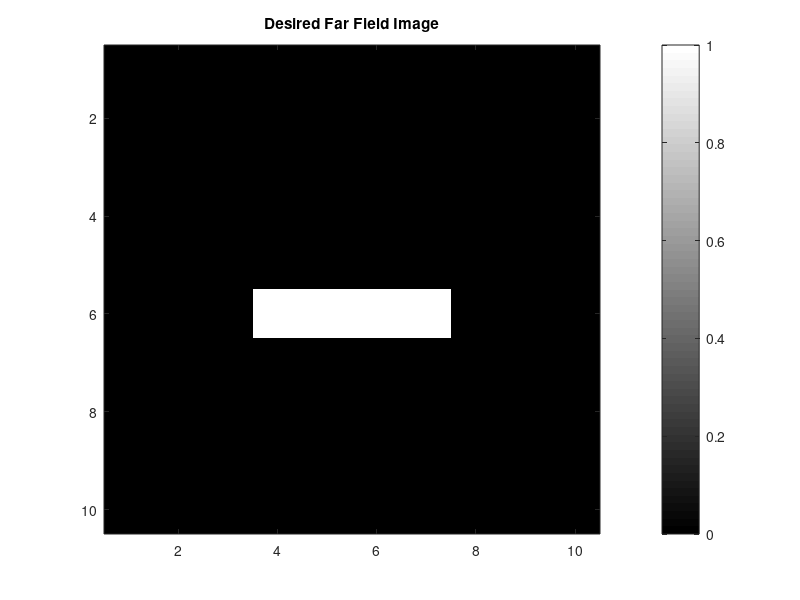
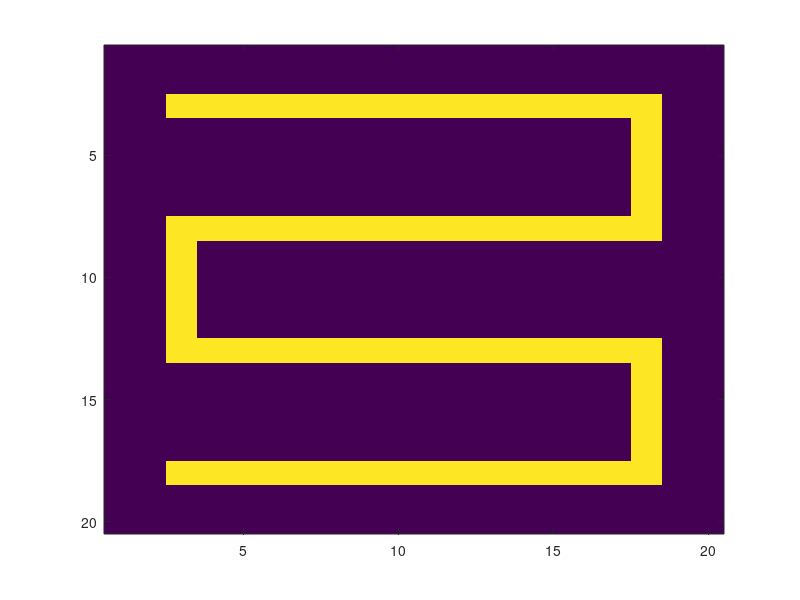

MATLAB code to generate these figures, in order:

vertical_bar12by12 = [0	0	0	0	0	0	0	0	0	0	0	0
0	0	0	0	0	0	0	0	0	0	0	0
0	0	0	0	0	0	0	0	0	0	0	0
0	0	0	0	0	0	0	0	0	0	0	0
0	0	0	0	0	0	1	0	0	0	0	0
0	0	0	0	0	0	1	0	0	0	0	0
0	0	0	0	0	0	1	0	0	0	0	0
0	0	0	0	0	0	1	0	0	0	0	0
0	0	0	0	0	0	0	0	0	0	0	0
0	0	0	0	0	0	0	0	0	0	0	0
0	0	0	0	0	0	0	0	0	0	0	0
0	0	0	0	0	0	0	0	0	0	0	0
];

vertical_bar10by10 = [0	0	0	0	0	0	0	0	0	0
0	0	0	0	0	0	0	0	0	0
0	0	0	0	0	0	0	0	0	0
0	0	0	0	1	0	0	0	0	0
0	0	0	0	1	0	0	0	0	0
0	0	0	0	1	0	0	0	0	0
0	0	0	0	1	0	0	0	0	0
0	0	0	0	0	0	0	0	0	0
0	0	0	0	0	0	0	0	0	0
0	0	0	0	0	0	0	0	0	0
];

vertical_bar8by8 = [0	0	0	0	0	0	0	0
0	0	0	1	0	0	0	0
0	0	0	1	0	0	0	0
0	0	0	1	0	0	0	0
0	0	0	1	0	0	0	0
0	0	0	1	0	0	0	0
0	0	0	1	0	0	0	0
0	0	0	0	0	0	0	0

];

circle1 = [1	1	0	0	0	0	0	0	0	0
1	1	1	1	1	1	1	1	1	0
1	1	0	0	0	0	0	0	1	0
0	1	0	0	0	0	0	0	1	0
0	1	0	0	0	0	0	0	1	0
0	1	0	0	0	0	0	0	1	0
0	1	0	0	0	0	0	0	1	0
0	1	0	0	0	0	0	0	1	0
0	1	1	1	1	1	1	1	1	0
0	0	0	0	0	0	0	0	0	0
];

horizontal_bar10by10 = [0	0	0	0	0	0	0	0	0	0
0	0	0	0	0	0	0	0	0	0
0	0	0	0	0	0	0	0	0	0
0	0	0	0	0	0	0	0	0	0
0	0	0	0	0	0	0	0	0	0
0	0	0	1	1	1	1	0	0	0
0	0	0	0	0	0	0	0	0	0
0	0	0	0	0	0	0	0	0	0
0	0	0	0	0	0	0	0	0	0
0	0	0	0	0	0	0	0	0	0
];

figure;
imagesc(horizontal_bar10by10, [0, 1]);
set(gcf, 'Position', [00, 00, 350, 300])
set(gca, 'FontSize', 10)% Font Size
colormap gray
colorbar
title('Desired Far Field Image');

imwrite(horizontal_bar10by10, 'horizontal_bar_10by10.png');

IntensityNear = ones(8, 8);
save('bar_8by8_raw.mat','IntensityNear');



%% FarField


% clear all

N = 20;


IntensityNear = [1	1	1	1	1	1	1	1	1	1
1	0	0	0	0	0	0	0	0	1
1	0	0	0	0	0	0	0	0	1
1	0	0	0	0	0	0	0	0	1
1	0	0	0	0	0	0	0	0	1
1	0	0	0	0	0	0	0	0	1
1	0	0	0	0	0	0	0	0	1
1	0	0	0	0	0	0	0	0	1
1	0	0	0	0	0	0	0	0	1
1	1	1	1	1	1	1	1	1	1
];

IntensityNear = [1	1	1	1	1	1	1	1	1	1	1	1	1	1	1	1	1	1	1	1
1	0	0	0	0	0	0	0	0	0	0	0	0	0	0	0	0	0	0	1
1	0	0	0	0	0	0	0	0	0	0	0	0	0	0	0	0	0	0	1
1	0	0	0	0	0	0	0	0	0	0	0	0	0	0	0	0	0	0	1
1	0	0	0	0	0	0	0	0	0	0	0	0	0	0	0	0	0	0	1
1	0	0	0	0	0	0	0	0	0	0	0	0	0	0	0	0	0	0	1
1	0	0	0	0	0	0	0	0	0	0	0	0	0	0	0	0	0	0	1
1	0	0	0	0	0	0	0	0	0	0	0	0	0	0	0	0	0	0	1
1	0	0	0	0	0	0	0	0	0	0	0	0	0	0	0	0	0	0	1
1	0	0	0	0	0	0	0	0	0	0	0	0	0	0	0	0	0	0	1
1	0	0	0	0	0	0	0	0	0	0	0	0	0	0	0	0	0	0	1
1	0	0	0	0	0	0	0	0	0	0	0	0	0	0	0	0	0	0	1
1	0	0	0	0	0	0	0	0	0	0	0	0	0	0	0	0	0	0	1
1	0	0	0	0	0	0	0	0	0	0	0	0	0	0	0	0	0	0	1
1	0	0	0	0	0	0	0	0	0	0	0	0	0	0	0	0	0	0	1
1	0	0	0	0	0	0	0	0	0	0	0	0	0	0	0	0	0	0	1
1	0	0	0	0	0	0	0	0	0	0	0	0	0	0	0	0	0	0	1
1	0	0	0	0	0	0	0	0	0	0	0	0	0	0	0	0	0	0	1
1	0	0	0	0	0	0	0	0	0	0	0	0	0	0	0	0	0	0	1
1	1	1	1	1	1	1	1	1	1	1	1	1	1	1	1	1	1	1	1
];

IntensityNear = [0	0	0	0	0	0	0	0	0	0	0	0	0	0	0	0	0	0	0	0
0	0	0	0	0	0	0	0	0	0	0	0	0	0	0	0	0	0	0	0
0	0	1	1	1	1	1	1	1	1	1	1	1	1	1	1	1	1	0	0
0	0	0	0	0	0	0	0	0	0	0	0	0	0	0	0	0	1	0	0
0	0	0	0	0	0	0	0	0	0	0	0	0	0	0	0	0	1	0	0
0	0	0	0	0	0	0	0	0	0	0	0	0	0	0	0	0	1	0	0
0	0	0	0	0	0	0	0	0	0	0	0	0	0	0	0	0	1	0	0
0	0	1	1	1	1	1	1	1	1	1	1	1	1	1	1	1	1	0	0
0	0	1	0	0	0	0	0	0	0	0	0	0	0	0	0	0	0	0	0
0	0	1	0	0	0	0	0	0	0	0	0	0	0	0	0	0	0	0	0
0	0	1	0	0	0	0	0	0	0	0	0	0	0	0	0	0	0	0	0
0	0	1	0	0	0	0	0	0	0	0	0	0	0	0	0	0	0	0	0
0	0	1	1	1	1	1	1	1	1	1	1	1	1	1	1	1	1	0	0
0	0	0	0	0	0	0	0	0	0	0	0	0	0	0	0	0	1	0	0
0	0	0	0	0	0	0	0	0	0	0	0	0	0	0	0	0	1	0	0
0	0	0	0	0	0	0	0	0	0	0	0	0	0	0	0	0	1	0	0
0	0	0	0	0	0	0	0	0	0	0	0	0	0	0	0	0	1	0	0
0	0	1	1	1	1	1	1	1	1	1	1	1	1	1	1	1	1	0	0
0	0	0	0	0	0	0	0	0	0	0	0	0	0	0	0	0	0	0	0
0	0	0	0	0	0	0	0	0	0	0	0	0	0	0	0	0	0	0	0
];


save('imageNear_grids.mat', 'IntensityNear');

figure
imagesc(IntensityNear);

IntensityNear(N, N) = 0;
IntensityNear(1:2:N - 1, :) = 1;
IntensityNear(:, 1:2:N - 1) = 1;
save('imageNear_meshgrid.mat', 'IntensityNear');

IntensityNear = ones(N, N);
save('imageNear_uniform.mat', 'IntensityNear');

%% A letter map
A = [0 0 0 0 0 0 0 0 0 0 0 0 0 0 0 0 0 0 0 0
    0 0 0 0 0 0 0 0 0 0 0 0 0 0 0 0 0 0 0 0
    0 0 0 0 0 0 0 0 0 0 0 0 0 0 0 0 0 0 0 0
    0 0 0 0 0 0 0 0 0 0 0 0 0 0 0 0 0 0 0 0
    0 0 0 0 0 0 0 0 1 1 1 1 0 0 0 0 0 0 0 0
    0 0 0 0 0 0 0 1 0 0 0 0 1 0 0 0 0 0 0 0
    0 0 0 0 0 0 1 0 0 0 0 0 0 1 0 0 0 0 0 0
    0 0 0 0 0 1 0 0 0 0 0 0 0 0 1 0 0 0 0 0
    0 0 0 0 0 1 0 0 0 0 0 0 0 0 1 0 0 0 0 0
    0 0 0 0 0 1 0 0 0 0 0 0 0 0 1 0 0 0 0 0
    0 0 0 0 0 1 0 0 0 0 0 0 0 0 1 0 0 0 0 0
    0 0 0 0 0 1 0 0 0 0 0 0 0 0 1 0 0 0 0 0
    0 0 0 0 0 1 1 1 1 1 1 1 1 1 1 0 0 0 0 0
    0 0 0 0 0 1 0 0 0 0 0 0 0 0 1 0 0 0 0 0
    0 0 0 0 0 1 0 0 0 0 0 0 0 0 1 0 0 0 0 0
    0 0 0 0 0 1 0 0 0 0 0 0 0 0 1 0 0 0 0 0
    0 0 0 0 0 1 0 0 0 0 0 0 0 0 1 0 0 0 0 0
    0 0 0 0 0 0 0 0 0 0 0 0 0 0 0 0 0 0 0 0
    0 0 0 0 0 0 0 0 0 0 0 0 0 0 0 0 0 0 0 0
    0 0 0 0 0 0 0 0 0 0 0 0 0 0 0 0 0 0 0 0
    ];
imwrite(A, 'LetterA_thin.png')

%% B letter map
B = [0 0 0 0 0 0 0 0 0 0 0 0 0 0 0 0 0 0 0 0
    0 0 0 0 0 0 0 0 0 0 0 0 0 0 0 0 0 0 0 0
    0 0 0 0 0 0 0 0 0 0 0 0 0 0 0 0 0 0 0 0
    0 0 0 0 1 1 1 1 1 1 1 1 1 0 0 0 0 0 0 0
    0 0 0 0 1 1 1 1 1 1 1 1 1 1 0 0 0 0 0 0
    0 0 0 0 1 1 0 0 0 0 0 0 0 1 1 0 0 0 0 0
    0 0 0 0 1 1 0 0 0 0 0 0 0 1 1 0 0 0 0 0
    0 0 0 0 1 1 0 0 0 0 0 0 0 1 1 0 0 0 0 0
    0 0 0 0 1 1 0 0 0 0 0 0 0 1 1 0 0 0 0 0
    0 0 0 0 1 1 1 1 1 1 1 1 1 1 0 0 0 0 0 0
    0 0 0 0 1 1 1 1 1 1 1 1 1 1 0 0 0 0 0 0
    0 0 0 0 1 1 0 0 0 0 0 0 0 1 1 0 0 0 0 0
    0 0 0 0 1 1 0 0 0 0 0 0 0 1 1 0 0 0 0 0
    0 0 0 0 1 1 0 0 0 0 0 0 0 1 1 0 0 0 0 0
    0 0 0 0 1 1 0 0 0 0 0 0 0 1 1 0 0 0 0 0
    0 0 0 0 1 1 1 1 1 1 1 1 1 1 0 0 0 0 0 0
    0 0 0 0 1 1 1 1 1 1 1 1 1 0 0 0 0 0 0 0
    0 0 0 0 0 0 0 0 0 0 0 0 0 0 0 0 0 0 0 0
    0 0 0 0 0 0 0 0 0 0 0 0 0 0 0 0 0 0 0 0
    0 0 0 0 0 0 0 0 0 0 0 0 0 0 0 0 0 0 0 0
    ];

%% C letter map
C = [0 0 0 0 0 0 0 0 0 0 0 0 0 0 0 0 0 0 0 0
    0 0 0 0 0 0 0 0 0 0 0 0 0 0 0 0 0 0 0 0
    0 0 0 0 0 0 0 0 0 0 0 0 0 0 0 0 0 0 0 0
    0 0 0 0 0 0 1 1 1 1 1 1 1 0 0 0 0 0 0 0
    0 0 0 0 0 1 1 1 1 1 1 1 1 1 0 0 0 0 0 0
    0 0 0 0 1 1 0 0 0 0 0 0 0 1 1 0 0 0 0 0
    0 0 0 1 1 0 0 0 0 0 0 0 0 1 1 0 0 0 0 0
    0 0 0 1 1 0 0 0 0 0 0 0 0 0 0 0 0 0 0 0
    0 0 0 1 1 0 0 0 0 0 0 0 0 0 0 0 0 0 0 0
    0 0 0 1 1 0 0 0 0 0 0 0 0 0 0 0 0 0 0 0
    0 0 0 1 1 0 0 0 0 0 0 0 0 0 0 0 0 0 0 0
    0 0 0 1 1 0 0 0 0 0 0 0 0 0 0 0 0 0 0 0
    0 0 0 1 1 0 0 0 0 0 0 0 0 0 0 0 0 0 0 0
    0 0 0 1 1 1 0 0 0 0 0 0 0 0 0 0 0 0 0 0
    0 0 0 0 1 1 0 0 0 0 0 0 0 1 1 0 0 0 0 0
    0 0 0 0 0 1 1 1 1 1 1 1 1 1 0 0 0 0 0 0
    0 0 0 0 0 0 1 1 1 1 1 1 1 0 0 0 0 0 0 0
    0 0 0 0 0 0 0 0 0 0 0 0 0 0 0 0 0 0 0 0
    0 0 0 0 0 0 0 0 0 0 0 0 0 0 0 0 0 0 0 0
    0 0 0 0 0 0 0 0 0 0 0 0 0 0 0 0 0 0 0 0
    ];

%% 45 degree bar

bar45 = [0	0	0	0	0	0	0	0	0	0
0	0	0	0	0	0	0	0	0	0
0	0	0	0	0	0	0	0	0	0
0	0	0	0	0	0	1	0	0	0
0	0	0	0	0	1	0	0	0	0
0	0	0	0	1	0	0	0	0	0
0	0	0	1	0	0	0	0	0	0
0	0	0	0	0	0	0	0	0	0
0	0	0	0	0	0	0	0	0	0
0	0	0	0	0	0	0	0	0	0
];

cross_45 = [0	0	0	0	0	0	0	0	0	0
0	0	0	0	0	0	0	0	0	0
0	0	1	0	0	0	0	1	0	0
0	0	0	1	0	0	1	0	0	0
0	0	0	0	1	1	0	0	0	0
0	0	0	0	1	1	0	0	0	0
0	0	0	1	0	0	1	0	0	0
0	0	1	0	0	0	0	1	0	0
0	0	0	0	0	0	0	0	0	0
0	0	0	0	0	0	0	0	0	0
];
imwrite(cross_45, 'cross_45.png')


cross_0 = [0	0	0	0	0	0	0	0	0	0
0	0	0	0	0	0	0	0	0	0
0	0	0	0	0	0	0	0	0	0
0	0	0	0	0	1	0	0	0	0
0	0	0	0	0	1	0	0	0	0
0	0	0	1	1	1	1	1	0	0
0	0	0	0	0	1	0	0	0	0
0	0	0	0	0	1	0	0	0	0
0	0	0	0	0	0	0	0	0	0
0	0	0	0	0	0	0	0	0	0

];
imwrite(cross_0, 'cross_0.png')
